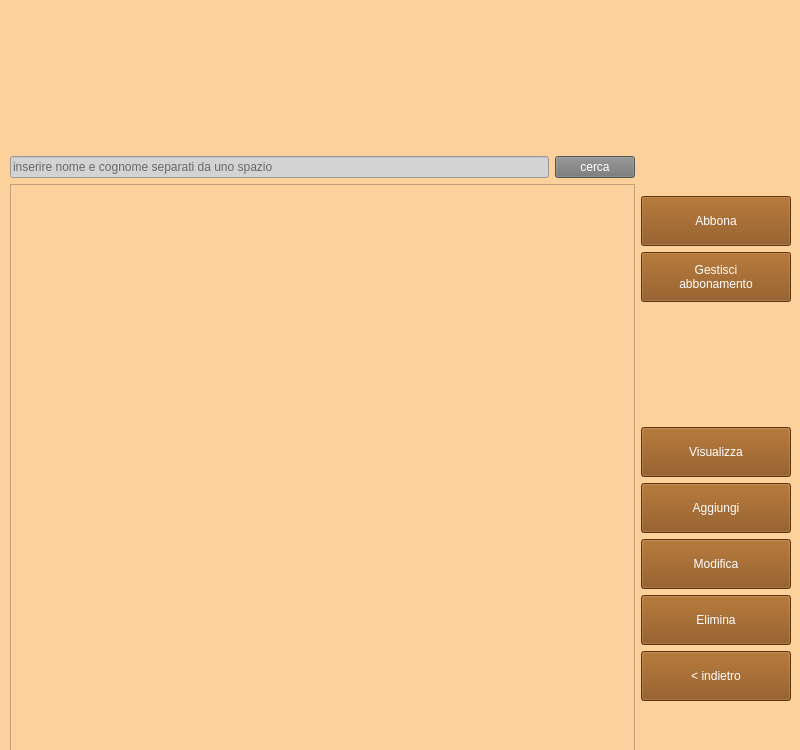
<?xml version="1.0" encoding="UTF-8"?>
<ui version="4.0">
 <class>Form</class>
 <widget class="QWidget" name="Form">
  <property name="geometry">
   <rect>
    <x>0</x>
    <y>0</y>
    <width>800</width>
    <height>750</height>
   </rect>
  </property>
  <property name="minimumSize">
   <size>
    <width>800</width>
    <height>750</height>
   </size>
  </property>
  <property name="maximumSize">
   <size>
    <width>800</width>
    <height>750</height>
   </size>
  </property>
  <property name="windowTitle">
   <string>Form</string>
  </property>
  <property name="styleSheet">
   <string notr="true">background-color: #FCD19C</string>
  </property>
  <widget class="QWidget" name="verticalLayoutWidget">
   <property name="geometry">
    <rect>
     <x>10</x>
     <y>0</y>
     <width>781</width>
     <height>820</height>
    </rect>
   </property>
   <layout class="QVBoxLayout" name="verticalLayout_3">
    <item>
     <layout class="QHBoxLayout" name="horizontalLayout_2">
      <item>
       <widget class="QLabel" name="label">
        <property name="minimumSize">
         <size>
          <width>150</width>
          <height>150</height>
         </size>
        </property>
        <property name="maximumSize">
         <size>
          <width>150</width>
          <height>150</height>
         </size>
        </property>
        <property name="text">
         <string/>
        </property>
        <property name="pixmap">
         <pixmap>../../Logo_bowling.png</pixmap>
        </property>
        <property name="scaledContents">
         <bool>true</bool>
        </property>
       </widget>
      </item>
     </layout>
    </item>
    <item>
     <layout class="QHBoxLayout" name="horizontalLayout">
      <item>
       <layout class="QVBoxLayout" name="verticalLayout">
        <item>
         <layout class="QHBoxLayout" name="horizontalLayout_3">
          <item>
           <widget class="QLineEdit" name="ricercaText">
            <property name="styleSheet">
             <string notr="true">background: lightgrey</string>
            </property>
            <property name="inputMask">
             <string/>
            </property>
            <property name="text">
             <string/>
            </property>
            <property name="frame">
             <bool>true</bool>
            </property>
            <property name="placeholderText">
             <string>inserire nome e cognome separati da uno spazio</string>
            </property>
           </widget>
          </item>
          <item>
           <widget class="QPushButton" name="cercaButton">
            <property name="styleSheet">
             <string notr="true">color: white;  background-color: #757575</string>
            </property>
            <property name="text">
             <string>cerca</string>
            </property>
           </widget>
          </item>
         </layout>
        </item>
        <item>
         <widget class="QListWidget" name="clientiList"/>
        </item>
       </layout>
      </item>
      <item>
       <layout class="QVBoxLayout" name="verticalLayout_2" stretch="0,0,0,0">
        <property name="sizeConstraint">
         <enum>QLayout::SetFixedSize</enum>
        </property>
        <item>
         <layout class="QVBoxLayout" name="verticalLayout_4">
          <item>
           <spacer name="verticalSpacer_3">
            <property name="orientation">
             <enum>Qt::Vertical</enum>
            </property>
            <property name="sizeHint" stdset="0">
             <size>
              <width>20</width>
              <height>40</height>
             </size>
            </property>
           </spacer>
          </item>
          <item>
           <widget class="QPushButton" name="abbonaButton">
            <property name="minimumSize">
             <size>
              <width>150</width>
              <height>50</height>
             </size>
            </property>
            <property name="maximumSize">
             <size>
              <width>150</width>
              <height>50</height>
             </size>
            </property>
            <property name="styleSheet">
             <string notr="true">color: white;  background-color: #874B0F</string>
            </property>
            <property name="text">
             <string>Abbona</string>
            </property>
           </widget>
          </item>
          <item>
           <widget class="QPushButton" name="abbonamentoButton">
            <property name="minimumSize">
             <size>
              <width>150</width>
              <height>50</height>
             </size>
            </property>
            <property name="maximumSize">
             <size>
              <width>150</width>
              <height>50</height>
             </size>
            </property>
            <property name="styleSheet">
             <string notr="true">color: white;  background-color: #874B0F</string>
            </property>
            <property name="text">
             <string>Gestisci
abbonamento</string>
            </property>
           </widget>
          </item>
         </layout>
        </item>
        <item>
         <spacer name="verticalSpacer">
          <property name="orientation">
           <enum>Qt::Vertical</enum>
          </property>
          <property name="sizeHint" stdset="0">
           <size>
            <width>20</width>
            <height>40</height>
           </size>
          </property>
         </spacer>
        </item>
        <item>
         <layout class="QVBoxLayout" name="verticalLayout_5">
          <item>
           <widget class="QPushButton" name="visualizzaButton">
            <property name="minimumSize">
             <size>
              <width>150</width>
              <height>50</height>
             </size>
            </property>
            <property name="maximumSize">
             <size>
              <width>150</width>
              <height>50</height>
             </size>
            </property>
            <property name="styleSheet">
             <string notr="true">color: white;  background-color: #874B0F</string>
            </property>
            <property name="text">
             <string>Visualizza</string>
            </property>
           </widget>
          </item>
          <item>
           <widget class="QPushButton" name="aggiungiButton">
            <property name="minimumSize">
             <size>
              <width>150</width>
              <height>50</height>
             </size>
            </property>
            <property name="maximumSize">
             <size>
              <width>150</width>
              <height>50</height>
             </size>
            </property>
            <property name="styleSheet">
             <string notr="true">color: white;  background-color: #874B0F</string>
            </property>
            <property name="text">
             <string>Aggiungi</string>
            </property>
           </widget>
          </item>
          <item>
           <widget class="QPushButton" name="modificaButton">
            <property name="minimumSize">
             <size>
              <width>150</width>
              <height>50</height>
             </size>
            </property>
            <property name="maximumSize">
             <size>
              <width>150</width>
              <height>50</height>
             </size>
            </property>
            <property name="styleSheet">
             <string notr="true">color: white;  background-color: #874B0F</string>
            </property>
            <property name="text">
             <string>Modifica</string>
            </property>
           </widget>
          </item>
          <item>
           <widget class="QPushButton" name="eliminaButton">
            <property name="minimumSize">
             <size>
              <width>150</width>
              <height>50</height>
             </size>
            </property>
            <property name="maximumSize">
             <size>
              <width>150</width>
              <height>50</height>
             </size>
            </property>
            <property name="styleSheet">
             <string notr="true">color: white;  background-color: #874B0F</string>
            </property>
            <property name="text">
             <string>Elimina</string>
            </property>
           </widget>
          </item>
          <item>
           <widget class="QPushButton" name="indietroButton">
            <property name="minimumSize">
             <size>
              <width>150</width>
              <height>50</height>
             </size>
            </property>
            <property name="maximumSize">
             <size>
              <width>150</width>
              <height>50</height>
             </size>
            </property>
            <property name="styleSheet">
             <string notr="true">color: white;  background-color: #874B0F</string>
            </property>
            <property name="text">
             <string>&lt; indietro</string>
            </property>
           </widget>
          </item>
         </layout>
        </item>
        <item>
         <spacer name="verticalSpacer_2">
          <property name="orientation">
           <enum>Qt::Vertical</enum>
          </property>
          <property name="sizeHint" stdset="0">
           <size>
            <width>20</width>
            <height>40</height>
           </size>
          </property>
         </spacer>
        </item>
       </layout>
      </item>
     </layout>
    </item>
   </layout>
  </widget>
 </widget>
 <resources/>
 <connections/>
</ui>
